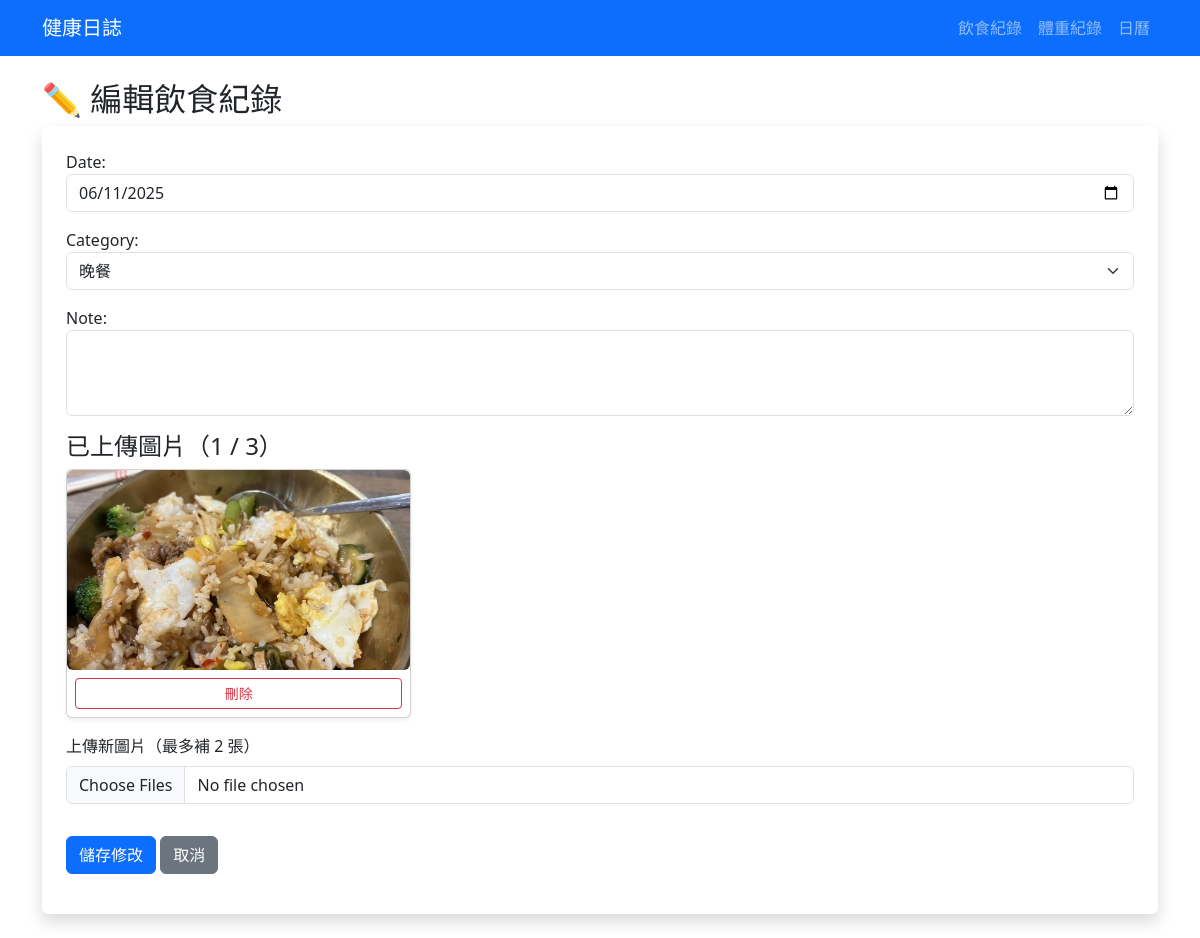
Screenshot of /edit/16/ with the database file from the repository.
### tracker/models.py (models this page shows, shortened)
class FoodRecord(models.Model):
    CATEGORY_CHOICES = [
        ('breakfast', '早餐'),
        ('lunch', '中餐'),
        ('dinner', '晚餐'),
        ('snack', '加餐'),
    ]
    date = models.DateField()
    category = models.CharField(max_length=20, choices=CATEGORY_CHOICES)
    note = models.TextField(blank=True)

class FoodImage(models.Model):
    record = models.ForeignKey(FoodRecord, related_name='images', on_delete=models.CASCADE)
    image = models.ImageField(upload_to='uploads/food/')

### tracker/views.py (the view)
# urls.py: path('edit/<int:pk>/', views.edit_food_record, name='edit_food_record'),
@csrf_exempt
def edit_food_record(request, pk):
    record = get_object_or_404(FoodRecord, pk=pk)
    remain = 3 - record.images.count()  # ✅ 加入這行
    if request.method == 'POST':
        form = FoodRecordForm(request.POST, instance=record)
        new_images = request.FILES.getlist('images')
        if form.is_valid():
            form.save()
            for img in new_images[:remain]:
                FoodImage.objects.create(record=record, image=img)
            return redirect('food_record_list')
    else:
        form = FoodRecordForm(instance=record)
    return render(request, 'tracker/edit_record.html', {
        'record_form': form,
        'record': record,
        'remain': remain  # ✅ 確保這個變數有傳入 template
    })

### tracker/forms.py
class FoodRecordForm(forms.ModelForm):
    class Meta:
        model = FoodRecord
        fields = ['date', 'category', 'note']
        widgets = {
            'date': forms.DateInput(attrs={'type': 'date', 'class': 'form-control'}),
            'category': forms.Select(attrs={'class': 'form-select'}),
            'note': forms.Textarea(attrs={'class': 'form-control', 'rows': 3}),
        }

### tracker/templates/tracker/edit_record.html (shortened to what this page needs)
{% extends "base.html" %}
{% block content %}
<h2>✏️ 編輯飲食紀錄</h2>
<form method="post" enctype="multipart/form-data" class="bg-white p-4 shadow rounded">
  {{ record_form.as_p }}
  <h4>已上傳圖片（{{ record.images.count }} / 3）</h4>
  <div id="image-container" class="row g-3 mb-3">
    {% for img in record.images.all %}
      <div class="col-md-4 image-item" data-id="{{ img.id }}">
        <div class="card shadow-sm h-100 text-center">
          <img src="{{ img.image.url }}" class="card-img-top img-fluid rounded" style="max-height: 200px; object-fit: cover;">
          <div class="card-body p-2">
            <form method="post" action="{% url 'delete_image' img.id %}" id="delete-form-{{ img.id }}">
            <button type="submit" class="btn btn-outline-danger btn-sm w-100" form="delete-form-{{ img.id }}" onclick="return confirm('確定要刪除這張圖片嗎？')">刪除</button>
            </form>
          </div>
        </div>
      </div>
    {% endfor %}
     {% if remain > 0 %}
    <div class="mb-3">
      <label class="form-label">上傳新圖片（最多補 {{ remain }} 張）</label>
      <input type="file" name="images" class="form-control" multiple>
    </div>
  {% else %}
    <div class="alert alert-info">已達 3 張圖片上限，如要補傳請先刪除現有圖片。</div>
  {% endif %}
  <div class="mt-3">
    <button type="submit" class="btn btn-primary">儲存修改</button>
    <a href="{% url 'food_record_list' %}" class="btn btn-secondary">取消</a>
  </div>
  </div>
</form>
{% endblock %}

### rows the page displays
FoodRecord: date "06/11/2025", category "晚餐", images.count "1"
FoodImage: image (picture)

### other values shown
{{ remain }} "2"
